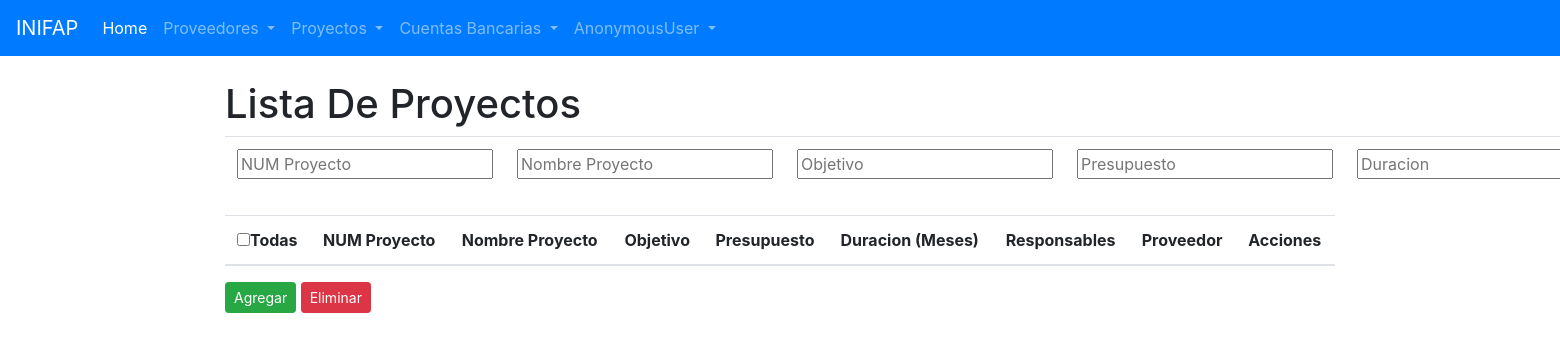
Before: /proyectos/ with the older database file.
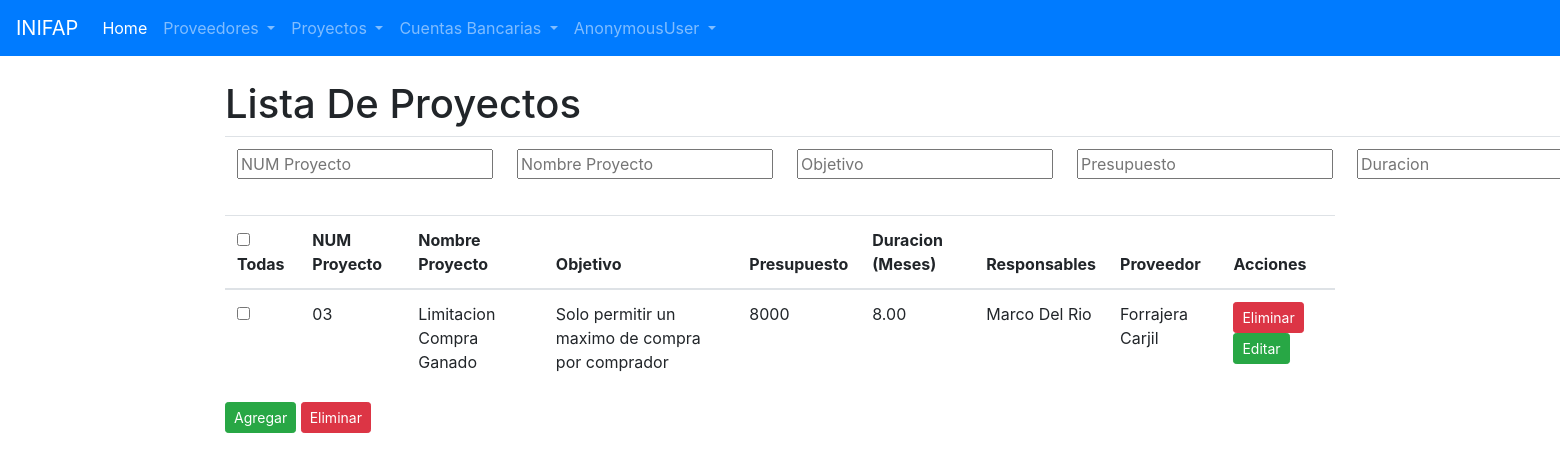
After: the same page with the newer database file.
### proyecto/models.py (models this page shows, shortened)
class Proyecto(models.Model):
    num_proyecto = models.CharField('NUM Proyecto', max_length=8, primary_key=True)
    nombre_proyecto = models.CharField(max_length=255)
    objetivo = models.CharField(max_length=255)
    presupuesto = models.CharField(max_length=15)
    duracion = models.DecimalField(max_digits=78, decimal_places=2)
    responsables = models.CharField(max_length=200)
    proveedor = models.ForeignKey("proveedores.Proveedor", \
        verbose_name='Proveedor', on_delete=models.CASCADE)

### proveedores/models.py (models this page shows)
class Proveedor(models.Model):
    rfc = models.CharField('R.F.C', max_length=13)
    razon_social = models.CharField(max_length=255)
    direccion = models.CharField(max_length=255)
    telefono = models.CharField(max_length=15)
    correo = models.EmailField()
    estado = models.ForeignKey("proveedores.Estado", verbose_name= "Estado", on_delete= models.DO_NOTHING)
    municipio = models.ForeignKey("proveedores.Municipio", verbose_name= "Municipio", on_delete= models.DO_NOTHING)
    def __str__(self):
        return self.razon_social

### proyecto/views.py (the view)
# urls.py: path('', views.ListaProyectos.as_view(), name = 'lista_proyectos'),
class ListaProyectos(ListView):
    model = Proyecto
    paginate_by = 5
    extra_context = {'form':FiltrosProyecto}

### proyecto/templates/proyecto/proyecto_list.html (shortened to what this page needs)
{% extends 'base.html' %}
{% block contenido %}
<br>
<h1>Lista De Proyectos</h1>
<form action="{% url 'buscar_proyectos' %}" method="post" id="form">
    <table class="table">
        <tr>
            <td>{{form.num_proyecto}}</td>
            <td>{{form.nombre_proyecto}}</td>
            <td>{{form.objetivo}}</td>
            <td>{{form.presupuesto}}</td>
            <td>{{form.duracion}}</td>
        </tr>
    </table>
</form>
<table class="table">
    <thead>
        <form action="{% url 'eliminar_todos' %}" method="post">
            <tr>
                <th><input type="checkbox" name="todos">Todas</th>
                <th>NUM Proyecto</th>
                <th>Nombre Proyecto</th>
                <th>Objetivo</th>
                <th>Presupuesto</th>
                <th>Duracion (Meses)</th>
                <th>Responsables</th>
                <th>Proveedor</th>
                <th>Acciones</th>
            </tr>
        </thead>
        <tbody>
                {% for proyecto in object_list %}
                    <tr>
                        <td><input type="checkbox" name="{{proyecto.id}}"></td>
                        <td>{{ proyecto.num_proyecto }}</td>
                        <td>{{ proyecto.nombre_proyecto}}</td>
                        <td>{{ proyecto.objetivo}}</td>
                        <td>{{ proyecto.presupuesto}}</td>
                        <td>{{ proyecto.duracion}}</td>
                        <td>{{ proyecto.responsables}}</td>
                        <td>{{ proyecto.proveedor.razon_social}}</td>
                        <td>
                            <a href="{% url 'eliminar_proyecto' proyecto.num_proyecto %}" class="btn btn-danger btn-sm">Eliminar</a>
                            <a href="{% url 'editar_proyecto' proyecto.num_proyecto %}" class="btn btn-success btn-sm">Editar</a>
                        </td>
                    </tr>
                {% endfor %}
                </tbody>
            </table>
            <a href="{% url 'agregar_proyecto' %}" class="btn btn-success btn-sm">Agregar</a>
            <button type="submit" class="btn btn-danger btn-sm">Eliminar</button>
{% endblock %}

### proveedores/templates/base.html (shortened to what this page needs)
{% load static %}
<!DOCTYPE html>
<html lang="en">
<head>
    <link rel="stylesheet" href="{% static 'css/bootstrap.min.css' %}">
</head>
<body>
    <nav class="navbar navbar-dark navbar-expand-lg bg-primary">
        <a class="navbar-brand" href="{% url 'home' %}">INIFAP</a>
        <div class="collapse navbar-collapse" id="navbarSupportedContent">
          <ul class="navbar-nav mr-auto">
            <li class="nav-item active">
                <a class="nav-link" href="{% url 'home' %}">Home<span class="sr-only">(current)</span></a>
              </li>
            <li class="nav-item dropdown">
              <a class="nav-link dropdown-toggle" href="#" id="navbarDropdown" data-toggle="dropdown" aria-haspopup="true" aria-expanded="false">
                Proveedores
              </a>
            </li>
            <li class="nav-item dropdown">
                <a class="nav-link dropdown-toggle" href="#" id="navbarDropdown" data-toggle="dropdown" aria-haspopup="true" aria-expanded="false">
                  Proyectos
                </a>
              </li>
              <li class="nav-item dropdown">
                <a class="nav-link dropdown-toggle" href="#" id="navbarDropdown" data-toggle="dropdown" aria-haspopup="true" aria-expanded="false">
                  Cuentas Bancarias
                </a>
              </li>
              <li class="nav-item dropdown">
                <a class="nav-link dropdown-toggle" href="#" id="navbarDropdown" data-toggle="dropdown" aria-haspopup="true" aria-expanded="false">
                  {{user}}
                </a>
              </li>
          </ul>
        </div>
      </nav>
    <div class="container">
        {% block contenido %}
        {% endblock contenido %}
    </div>
</body>
</html>

Changed rows visible on the page:
added Proyecto: num_proyecto "03", nombre_proyecto "Limitacion Compra Ganado", objetivo "Solo permitir un maximo de compra por comprador", presupuesto "8000", duracion "8.00", responsables "Marco Del Rio", proveedor.razon_social "Forrajera Carjil"
